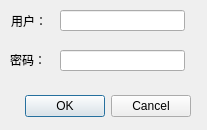
<?xml version="1.0" encoding="UTF-8"?>
<ui version="4.0">
 <class>Dialog</class>
 <widget class="QDialog" name="Dialog">
  <property name="geometry">
   <rect>
    <x>0</x>
    <y>0</y>
    <width>207</width>
    <height>130</height>
   </rect>
  </property>
  <property name="windowTitle">
   <string>Dialog</string>
  </property>
  <widget class="QDialogButtonBox" name="buttonBox">
   <property name="geometry">
    <rect>
     <x>20</x>
     <y>90</y>
     <width>171</width>
     <height>32</height>
    </rect>
   </property>
   <property name="orientation">
    <enum>Qt::Horizontal</enum>
   </property>
   <property name="standardButtons">
    <set>QDialogButtonBox::Cancel|QDialogButtonBox::Ok</set>
   </property>
  </widget>
  <widget class="QLabel" name="label">
   <property name="geometry">
    <rect>
     <x>11</x>
     <y>11</y>
     <width>39</width>
     <height>19</height>
    </rect>
   </property>
   <property name="text">
    <string>用户：</string>
   </property>
   <property name="buddy">
    <cstring>lineUser</cstring>
   </property>
  </widget>
  <widget class="QLabel" name="label_2">
   <property name="geometry">
    <rect>
     <x>10</x>
     <y>50</y>
     <width>39</width>
     <height>19</height>
    </rect>
   </property>
   <property name="text">
    <string>密码：</string>
   </property>
   <property name="buddy">
    <cstring>linePasswd</cstring>
   </property>
  </widget>
  <widget class="QLineEdit" name="lineUser">
   <property name="geometry">
    <rect>
     <x>60</x>
     <y>10</y>
     <width>125</width>
     <height>21</height>
    </rect>
   </property>
  </widget>
  <widget class="QLineEdit" name="linePasswd">
   <property name="geometry">
    <rect>
     <x>60</x>
     <y>50</y>
     <width>125</width>
     <height>21</height>
    </rect>
   </property>
  </widget>
 </widget>
 <resources/>
 <connections>
  <connection>
   <sender>buttonBox</sender>
   <signal>accepted()</signal>
   <receiver>Dialog</receiver>
   <slot>accept()</slot>
   <hints>
    <hint type="sourcelabel">
     <x>248</x>
     <y>254</y>
    </hint>
    <hint type="destinationlabel">
     <x>157</x>
     <y>274</y>
    </hint>
   </hints>
  </connection>
  <connection>
   <sender>buttonBox</sender>
   <signal>rejected()</signal>
   <receiver>Dialog</receiver>
   <slot>reject()</slot>
   <hints>
    <hint type="sourcelabel">
     <x>316</x>
     <y>260</y>
    </hint>
    <hint type="destinationlabel">
     <x>286</x>
     <y>274</y>
    </hint>
   </hints>
  </connection>
 </connections>
</ui>
